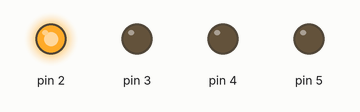
A sketch run on a simulated Arduino Uno, built with avr-gcc and run on an emulated ATmega328P. Shown: output pins drawn as LEDs (lit = HIGH).

Above: at 1.0 s.
At 3.0 s:
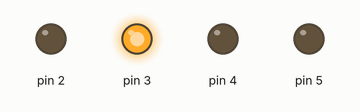
At 5.0 s:
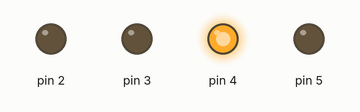
At 7.0 s:
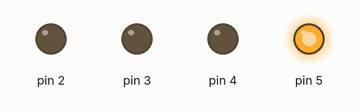
Timing chart, 0 to 10.4 s (numbered marks = the images above):
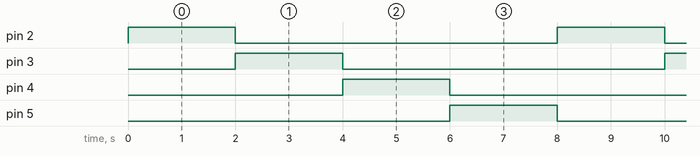

Measured:
- by itself, pin 2–5: alternates HIGH for 2.0 s and LOW for 6.0 s
- by itself, everything shown: repeats every 8.0 s, in 4 steps

The sketch:

swanky_borwo_tumelo1__3_.ino
```cpp
// C++ code
//
void setup()
{
  pinMode(2, OUTPUT);
  pinMode(5, OUTPUT);
  pinMode(3, OUTPUT);
  pinMode(4, OUTPUT);
}

void loop()
{
  digitalWrite(2, HIGH);
  digitalWrite(5, LOW);
  delay(2000); // Wait for 2000 millisecond(s)
  digitalWrite(3, HIGH);
  digitalWrite(2, LOW);
  delay(2000); // Wait for 2000 millisecond(s)
  digitalWrite(3, LOW);
  digitalWrite(4, HIGH);
  delay(2000); // Wait for 2000 millisecond(s)
  digitalWrite(4, LOW);
  digitalWrite(5, HIGH);
  delay(2000); // Wait for 2000 millisecond(s)
}
```
